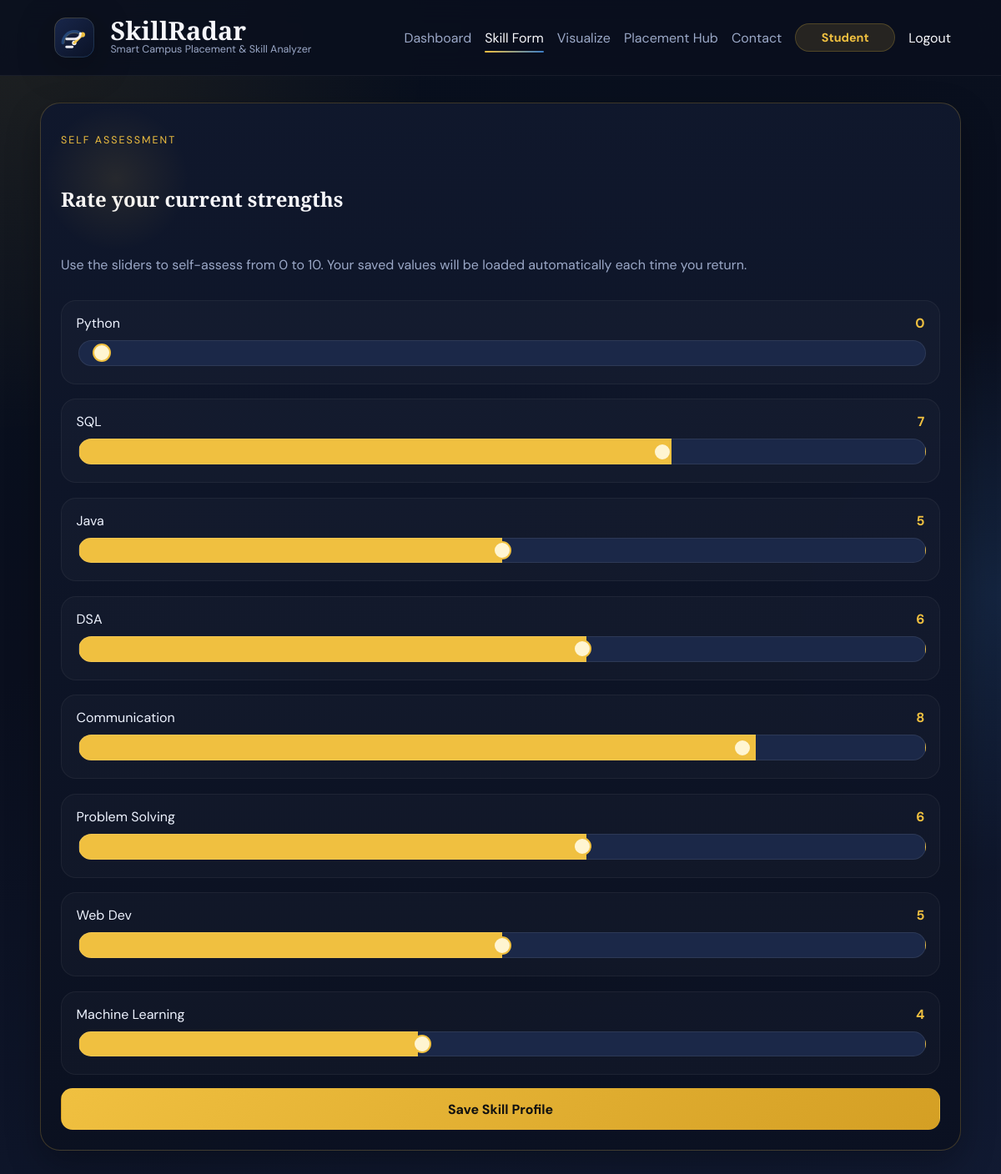
The page /skill_form (signed in) on the database its author committed.
### tables this page shows
CREATE TABLE users (
            id INTEGER PRIMARY KEY AUTOINCREMENT,
            name VARCHAR(120) NOT NULL,
            email VARCHAR(150) NOT NULL UNIQUE,
            password_hash VARCHAR(255) NOT NULL,
            role TEXT NOT NULL DEFAULT 'student' CHECK (role IN ('student', 'officer')),
            cgpa DECIMAL(3,2) DEFAULT NULL,
            roll_number VARCHAR(50) DEFAULT NULL UNIQUE,
            department VARCHAR(100) DEFAULT NULL,
            passout_year INTEGER DEFAULT NULL,
            created_at TIMESTAMP DEFAULT CURRENT_TIMESTAMP
        );

CREATE TABLE skills (
                id INTEGER PRIMARY KEY AUTOINCREMENT,
                user_id INTEGER NOT NULL UNIQUE,
                python TINYINT NOT NULL DEFAULT 0,
                sql TINYINT NOT NULL DEFAULT 0,
                java TINYINT NOT NULL DEFAULT 0,
                dsa TINYINT NOT NULL DEFAULT 0,
                communication TINYINT NOT NULL DEFAULT 0,
                problem_solving TINYINT NOT NULL DEFAULT 0,
                web_dev TINYINT NOT NULL DEFAULT 0,
                ml TINYINT NOT NULL DEFAULT 0,
                updated_at TIMESTAMP DEFAULT CURRENT_TIMESTAMP,
                FOREIGN KEY (user_id) REFERENCES users(id) ON DELETE CASCADE,
                CHECK (python BETWEEN 0 AND 10),
                CHECK (sql BETWEEN 0 AND 10),
                CHECK (java BETWEEN 0 AND 10),
                CHECK (dsa BETWEEN 0 AND 10),
                CHECK (communication BETWEEN 0 AND 10),
                CHECK (problem_solving BETWEEN 0 AND 10),
                CHECK (web_dev BETWEEN 0 AND 10),
                CHECK (ml BETWEEN 0 AND 10)
            );

### app.py (the view, shortened to what this page needs)
    @app.route("/skill_form", methods=["GET", "POST"])
    @login_required
    @role_required("student")
    def skill_form():
        skills = get_student_skill_record(app, current_user.id)
        return render_template("skill_form.html", skills=skills, skill_labels=SKILL_LABELS)

### models.py (called while the page is built, shortened)
def resolve_database_url(app=None):
    if app is not None and getattr(app, "config", None):
        return (app.config.get("DATABASE_URL") or "").strip()
    return DATABASE_URL

def resolve_db_path(app=None):
    if app is not None and getattr(app, "config", None):
        return app.config.get("DB_PATH", DB_PATH)
    return DB_PATH

def get_db_backend(app=None):
    return "postgres" if resolve_database_url(app) else "sqlite"

def get_connection(app=None):
    backend = get_db_backend(app)
    db_path = resolve_db_path(app)
    conn = sqlite3.connect(db_path)
    conn.row_factory = sqlite3.Row
    return conn

def _prepare_query(app, query):
    if get_db_backend(app) == "postgres":
        return query.replace("?", "%s")
    return query

def dict_from_row(row):
    if row is None:
        return None
    return dict(row)

def fetch_one(app, query, params=None):
    conn = get_connection(app)
    try:
        if get_db_backend(app) == "postgres":
            with conn.cursor(cursor_factory=RealDictCursor) as cursor:
                cursor.execute(_prepare_query(app, query), params or ())
                result = cursor.fetchone()
                return dict(result) if result else None
        cursor = conn.cursor()
        cursor.execute(query, params or ())
        result = cursor.fetchone()
        return dict_from_row(result) if result else None
    finally:
        conn.close()

def execute_query(app, query, params=None):
    conn = get_connection(app)
    try:
        backend = get_db_backend(app)
        prepared_query = _prepare_query(app, query)
        cursor = conn.cursor()
        cursor.execute(prepared_query, params or ())
        conn.commit()
        return cursor.lastrowid
    except sqlite3.IntegrityError as exc:
        conn.rollback()
        raise DatabaseIntegrityError(str(exc)) from exc
    except psycopg2.IntegrityError as exc:
        conn.rollback()
        raise DatabaseIntegrityError(str(exc)) from exc
    except sqlite3.OperationalError as exc:
        conn.rollback()
        raise DatabaseOperationalError(str(exc)) from exc
    except PostgresOperationalError as exc:
        conn.rollback()
        raise DatabaseOperationalError(str(exc)) from exc
    finally:
        conn.close()

def get_user_by_id(app, user_id):
    ensure_users_table(app)
    record = fetch_one(app, "SELECT * FROM users WHERE id = ?", (user_id,))
    return User(record) if record else None

### templates/skill_form.html (shortened to what this page needs)
{% extends 'base.html' %}
{% block content %}
<section class="form-page">
    <form class="card form-card premium-surface skill-form-card" method="POST">
        <p class="eyebrow">Self assessment</p>
        <h1>Rate your current strengths</h1>
        <p class="muted">Use the sliders to self-assess from 0 to 10. Your saved values will be loaded automatically each time you return.</p>
        <div class="slider-list">
            {% for field in ['python', 'sql', 'java', 'dsa', 'communication', 'problem_solving', 'web_dev', 'ml'] %}
                <div class="slider-row">
                    <div class="slider-header">
                        <label for="{{ field }}">{{ skill_labels[field] }}</label>
                        <span class="slider-value" data-slider-value="{{ field }}">{{ skills[field] }}</span>
                    </div>
                    <input
                        id="{{ field }}"
                        class="skill-slider"
                        type="range"
                        min="0"
                        max="10"
                        value="{{ skills[field] }}"
                        name="{{ field }}"
                        data-slider="{{ field }}"
                    >
                </div>
            {% endfor %}
        </div>
        <button class="button" type="submit">Save Skill Profile</button>
    </form>
</section>
{% endblock %}

### templates/base.html (shortened to what this page needs)
<!DOCTYPE html>
<html lang="en">
<head>
    <link rel="stylesheet" href="{{ url_for('static', filename='css/style.css') }}">
</head>
<body>
    <div class="page-shell">
        <nav class="navbar">
            <a class="brand" href="{{ url_for('home') }}">
                <img class="brand-logo" src="{{ url_for('static', filename='img/skillradar-logo.svg') }}" alt="SkillRadar logo">
                <span class="brand-copy">
                    <strong>SkillRadar</strong>
                    <small>Smart Campus Placement &amp; Skill Analyzer</small>
                </span>
            </a>
            <div class="nav-links">
                {% if current_user.is_authenticated %}
                    {% if current_user.role == 'student' %}
                        <a class="{% if request.endpoint == 'dashboard' %}active{% endif %}" href="{{ url_for('dashboard') }}">Dashboard</a>
                        <a class="{% if request.endpoint == 'skill_form' %}active{% endif %}" href="{{ url_for('skill_form') }}">Skill Form</a>
                        <a class="{% if request.endpoint == 'visualize' %}active{% endif %}" href="{{ url_for('visualize') }}">Visualize</a>
                    {% endif %}
                    <a class="{% if request.endpoint == 'placement_hub' %}active{% endif %}" href="{{ url_for('placement_hub') }}">Placement Hub</a>
                    <a class="{% if request.endpoint == 'contact' %}active{% endif %}" href="{{ url_for('contact') }}">Contact</a>
                    <span class="role-badge">{{ current_user.role|title }}</span>
                    <a class="nav-cta" href="{{ url_for('logout') }}">Logout</a>
                {% else %}
                    <a class="{% if request.endpoint in ['login', 'student_login', 'officer_login'] %}active{% endif %}" href="{{ url_for('login') }}">Login</a>
                    <a class="nav-cta {% if request.endpoint == 'register' %}active{% endif %}" href="{{ url_for('register') }}">Register</a>
                {% endif %}
            </div>
        </nav>
        <main class="main-content">
            {% if error_message %}
                <section class="card centered-card">
                    <h1>Access Restricted</h1>
                    <p>{{ error_message }}</p>
                    <a class="button" href="{{ url_for('home') }}">Return Home</a>
                </section>
            {% else %}
                {% block content %}{% endblock %}
            {% endif %}
        </main>
    </div>
</body>
</html>

### rows shown on the page
users: role "Student"
skills: python "0" "7" "5" "6" "8" "6" "5" "4", python "0" "7" "5" "6" "8" "6" "5" "4"

### other values the page prints
{{ skill_labels[field] }} "Python" "SQL" "Java" "DSA" "Communication" "Problem Solving" "Web Dev" "Machine Learning"
